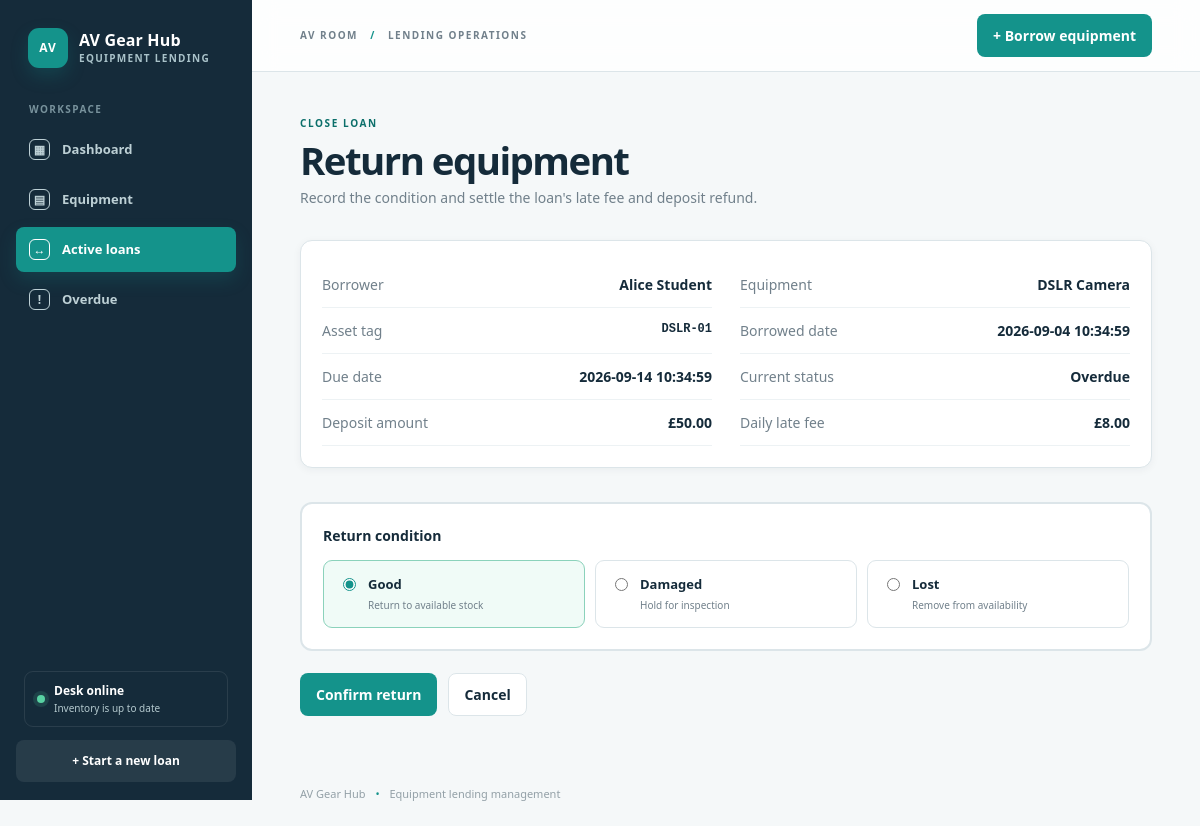
The app's page /return/1 with its own data.
### tables this page shows
CREATE TABLE users (
        id INTEGER PRIMARY KEY AUTOINCREMENT,
        name TEXT NOT NULL,
        email TEXT NOT NULL UNIQUE,
        role TEXT NOT NULL DEFAULT 'borrower',
        created_at TEXT NOT NULL DEFAULT CURRENT_TIMESTAMP
    );

CREATE TABLE item_types (
        id INTEGER PRIMARY KEY AUTOINCREMENT,
        name TEXT NOT NULL UNIQUE,
        category TEXT NOT NULL,
        daily_late_fee REAL NOT NULL DEFAULT 0,
        deposit_amount REAL NOT NULL DEFAULT 0,
        default_loan_days INTEGER NOT NULL DEFAULT 3,
        is_active INTEGER NOT NULL DEFAULT 1
    );

CREATE TABLE stock_units (
        id INTEGER PRIMARY KEY AUTOINCREMENT,
        item_type_id INTEGER NOT NULL,
        asset_tag TEXT NOT NULL UNIQUE,
        status TEXT NOT NULL DEFAULT 'available',
        condition_note TEXT,
        current_loan_id INTEGER,
        FOREIGN KEY (item_type_id) REFERENCES item_types(id),
        FOREIGN KEY (current_loan_id) REFERENCES loans(id),
        UNIQUE (current_loan_id)
    );

CREATE TABLE loans (
        id INTEGER PRIMARY KEY AUTOINCREMENT,
        borrower_id INTEGER NOT NULL,
        stock_unit_id INTEGER NOT NULL,
        borrowed_at TEXT NOT NULL DEFAULT CURRENT_TIMESTAMP,
        due_at TEXT NOT NULL,
        returned_at TEXT,
        status TEXT NOT NULL DEFAULT 'active',
        deposit_amount REAL NOT NULL DEFAULT 0,
        late_fee_amount REAL NOT NULL DEFAULT 0,
        refund_amount REAL NOT NULL DEFAULT 0,
        notes TEXT,
        FOREIGN KEY (borrower_id) REFERENCES users(id),
        FOREIGN KEY (stock_unit_id) REFERENCES stock_units(id),
        CHECK (status IN ('active', 'returned', 'overdue', 'cancelled')),
        CHECK (late_fee_amount >= 0),
        CHECK (refund_amount >= 0)
    );

### app/routes/returns.py (the view, shortened to what this page needs)
@bp.route("/return/<int:loan_id>", methods=["GET", "POST"])
def return_item(loan_id):
    loan = get_loan_for_return(loan_id)
    if not loan:
        abort(404)
    if loan["status"] != "active" and loan["status"] != "overdue":
        flash("This loan has already been returned or is not active.", "error")
        return redirect(url_for("dashboard.loans"))
    if request.method == "GET":
        return render_template(
            "return.html",
            loan=loan,
            current_page="loans",
        )

### app/db.py (called while the page is built)
def get_connection():
    os.makedirs(os.path.dirname(Config.DATABASE_PATH), exist_ok=True)
    connection = sqlite3.connect(Config.DATABASE_PATH)
    connection.row_factory = sqlite3.Row
    connection.execute("PRAGMA foreign_keys = ON")
    return connection

### app/templates/return.html (shortened to what this page needs)
{% extends 'base.html' %}
{% block content %}
  <div class="page-header">
    <div><p class="eyebrow">CLOSE LOAN</p><h1>Return equipment</h1><p>Record the condition and settle the loan's late fee and deposit refund.</p></div>
  </div>
  <div class="card detail-grid">
    <div class="detail-row"><span>Borrower</span><strong>{{ loan.borrower_name }}</strong></div>
    <div class="detail-row"><span>Equipment</span><strong>{{ loan.equipment_name }}</strong></div>
    <div class="detail-row"><span>Asset tag</span><strong class="asset-tag">{{ loan.asset_tag }}</strong></div>
    <div class="detail-row"><span>Borrowed date</span><strong>{{ loan.borrowed_at }}</strong></div>
    <div class="detail-row"><span>Due date</span><strong>{{ loan.due_at }}</strong></div>
    <div class="detail-row"><span>Current status</span><strong>{{ loan.status|replace('_', ' ')|title }}</strong></div>
    <div class="detail-row"><span>Deposit amount</span><strong>£{{ '%.2f'|format(loan.deposit_amount) }}</strong></div>
    <div class="detail-row"><span>Daily late fee</span><strong>£{{ '%.2f'|format(loan.daily_late_fee) }}</strong></div>
  </div>
  <form method="post" class="section form-shell">
    <div class="card choice-card">
      <label for="condition">Return condition</label>
      <div class="condition-choices">
        <label class="condition-option condition-good"><input id="condition-good" type="radio" name="condition" value="Good" checked><span><strong>Good</strong><small>Return to available stock</small></span></label>
        <label class="condition-option condition-damaged"><input id="condition-damaged" type="radio" name="condition" value="Damaged"><span><strong>Damaged</strong><small>Hold for inspection</small></span></label>
        <label class="condition-option condition-lost"><input id="condition-lost" type="radio" name="condition" value="Lost"><span><strong>Lost</strong><small>Remove from availability</small></span></label>
      </div>
    </div>
    <div class="form-actions">
      <button class="button-primary" type="submit">Confirm return</button>
      <a class="button button-secondary" href="{{ url_for('dashboard.loans') }}">Cancel</a>
    </div>
  </form>
{% endblock %}

### app/static/css/style.css (style rules this page uses)
:root { --ink: #16212b; --navy: #152b3a; --muted: #71808b; --paper: #f5f8f9; --surface: #ffffff; --line: #dce5e9; --line-soft: #edf2f4; --teal: #14938b; --teal-dark: #0b6f6a; --teal-pale: #e7f6f3; --amber: #bd7814; --amber-pale: #fff3df; --red: #b94b49; --red-pale: #fceceb; --violet: #74508d; --violet-pale: #f2ebf7; --shadow-sm: 0 2px 8px rgba(21, 43, 58, .05); --shadow: 0 14px 35px rgba(21, 43, 58, .07); }
* { box-sizing: border-box; }
html { scroll-behavior: smooth; }
body { margin: 0; background: var(--paper); color: var(--ink); font-family: "Segoe UI", Tahoma, sans-serif; font-size: 14px; line-height: 1.5; }
a { color: var(--teal-dark); font-weight: 700; }
.page-header { display: flex; align-items: flex-end; justify-content: space-between; gap: 28px; margin-bottom: 32px; animation: rise .35s ease both; }
.page-header h1 { margin: 0 0 7px; color: var(--navy); font-size: clamp(29px, 3.2vw, 44px); line-height: 1.05; letter-spacing: -.04em; }
.page-header p { max-width: 680px; margin: 0; color: var(--muted); }
.eyebrow { margin-bottom: 9px !important; color: var(--teal-dark) !important; font-size: 10px !important; font-weight: 900; letter-spacing: .16em; }
.section { margin-top: 34px; animation: rise .4s ease both; }
.button, button { display: inline-flex; align-items: center; justify-content: center; gap: 7px; border: 1px solid transparent; border-radius: 8px; padding: 10px 15px; font: inherit; font-weight: 800; text-decoration: none; cursor: pointer; transition: transform .18s ease, box-shadow .18s ease, background .18s ease, border-color .18s ease; }
.button-primary, button { background: var(--teal); color: white; }
.button-secondary { border-color: var(--line); background: white; color: var(--navy); }
.card, .table-wrap { border: 1px solid var(--line); border-radius: 12px; background: var(--surface); box-shadow: var(--shadow-sm); }
.card { padding: 21px; }
.asset-tag { color: var(--teal-dark); font-family: Consolas, monospace; font-size: 12px; font-weight: 800; }
.form-shell { max-width: 920px; }
select, input { width: 100%; padding: 11px 12px; border: 1px solid #c6d2d9; border-radius: 8px; background: white; color: var(--ink); font: inherit; }
.form-actions { display: flex; align-items: center; gap: 11px; margin-top: 22px; }
.detail-grid { display: grid; grid-template-columns: repeat(2, minmax(0, 1fr)); gap: 0 28px; }
.detail-row { display: flex; justify-content: space-between; gap: 14px; padding: 12px 0; border-bottom: 1px solid var(--line-soft); }
.detail-row span { color: var(--muted); }
.detail-row strong { color: var(--navy); text-align: right; }
.choice-card { border: 2px solid var(--line); box-shadow: none; }
.choice-card label { color: var(--navy); font-size: 14px; font-weight: 850; }
.condition-choices { display: grid; grid-template-columns: repeat(3, 1fr); gap: 10px; margin-top: 14px; }
.condition-option { display: flex; align-items: flex-start; gap: 9px; padding: 14px; border: 1px solid var(--line); border-radius: 9px; background: white; cursor: pointer; transition: border-color .18s ease, background .18s ease, transform .18s ease; }
.condition-option input { width: auto; margin-top: 3px; accent-color: var(--teal); }
.condition-option strong, .condition-option small { display: block; }
.condition-option strong { font-size: 13px; }
.condition-option small { margin-top: 3px; color: var(--muted); font-size: 10px; font-weight: 500; }
.condition-good:has(input:checked) { border-color: #8bd2bb; background: #f0fbf7; }

### records on screen
users: borrower_name "Alice Student"
item_types: equipment_name "DSLR Camera", daily_late_fee "8.00"
stock_units: asset_tag "DSLR-01"
loans: borrowed_at "2026-09-04 10:34:59", due_at "2026-09-14 10:34:59", status "Overdue", deposit_amount "50.00"
